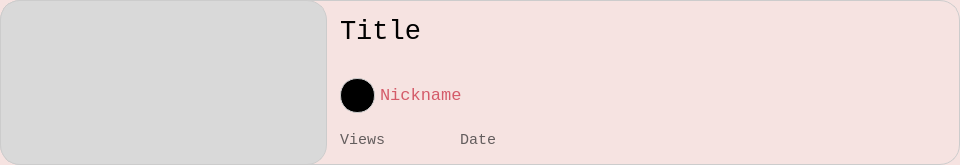
<?xml version="1.0" encoding="UTF-8"?>
<ui version="4.0">
 <class>video</class>
 <widget class="QDialog" name="video">
  <property name="geometry">
   <rect>
    <x>0</x>
    <y>0</y>
    <width>960</width>
    <height>165</height>
   </rect>
  </property>
  <property name="sizePolicy">
   <sizepolicy hsizetype="Fixed" vsizetype="Fixed">
    <horstretch>0</horstretch>
    <verstretch>0</verstretch>
   </sizepolicy>
  </property>
  <property name="windowTitle">
   <string>Dialog</string>
  </property>
  <property name="autoFillBackground">
   <bool>false</bool>
  </property>
  <property name="styleSheet">
   <string notr="true">border-radius: 20px;
border: 1px solid #ccc;
background: #f6e3e1</string>
  </property>
  <widget class="QLabel" name="thumnbnail">
   <property name="geometry">
    <rect>
     <x>0</x>
     <y>0</y>
     <width>327</width>
     <height>165</height>
    </rect>
   </property>
   <property name="font">
    <font>
     <family>Liberation Mono</family>
     <pointsize>26</pointsize>
    </font>
   </property>
   <property name="autoFillBackground">
    <bool>false</bool>
   </property>
   <property name="styleSheet">
    <string notr="true">border-radius: 20px;
border: 1px solid #ccc;
background: #d9d9d9</string>
   </property>
   <property name="text">
    <string/>
   </property>
  </widget>
  <widget class="QLabel" name="avatar">
   <property name="geometry">
    <rect>
     <x>340</x>
     <y>78</y>
     <width>35</width>
     <height>35</height>
    </rect>
   </property>
   <property name="styleSheet">
    <string notr="true">border-radius: 17px;
border: 1px solid #ccc;
background: #000000
</string>
   </property>
   <property name="text">
    <string/>
   </property>
  </widget>
  <widget class="QLabel" name="title">
   <property name="geometry">
    <rect>
     <x>340</x>
     <y>16</y>
     <width>211</width>
     <height>31</height>
    </rect>
   </property>
   <property name="font">
    <font>
     <family>Liberation Mono</family>
     <pointsize>20</pointsize>
    </font>
   </property>
   <property name="styleSheet">
    <string notr="true">border: 0px;
background: rgba(0, 0, 0, 0)</string>
   </property>
   <property name="text">
    <string>Title</string>
   </property>
  </widget>
  <widget class="QLabel" name="nickname">
   <property name="geometry">
    <rect>
     <x>380</x>
     <y>85</y>
     <width>151</width>
     <height>20</height>
    </rect>
   </property>
   <property name="font">
    <font>
     <family>Liberation Mono</family>
     <pointsize>13</pointsize>
    </font>
   </property>
   <property name="contextMenuPolicy">
    <enum>Qt::NoContextMenu</enum>
   </property>
   <property name="styleSheet">
    <string notr="true">border: 0px;
background: rgba(0, 0, 0, 0);
color: #D45B69;</string>
   </property>
   <property name="text">
    <string>Nickname</string>
   </property>
  </widget>
  <widget class="QLabel" name="views">
   <property name="geometry">
    <rect>
     <x>340</x>
     <y>130</y>
     <width>111</width>
     <height>20</height>
    </rect>
   </property>
   <property name="font">
    <font>
     <family>Liberation Mono</family>
     <pointsize>11</pointsize>
    </font>
   </property>
   <property name="styleSheet">
    <string notr="true">border: 0px;
background: rgba(0, 0, 0, 0);
color: #635D5D;</string>
   </property>
   <property name="text">
    <string>Views</string>
   </property>
  </widget>
  <widget class="QLabel" name="date">
   <property name="geometry">
    <rect>
     <x>460</x>
     <y>130</y>
     <width>91</width>
     <height>20</height>
    </rect>
   </property>
   <property name="font">
    <font>
     <family>Liberation Mono</family>
     <pointsize>11</pointsize>
    </font>
   </property>
   <property name="styleSheet">
    <string notr="true">border: 0px;
background: rgba(0, 0, 0, 0);
color: #635D5D;</string>
   </property>
   <property name="text">
    <string>Date</string>
   </property>
  </widget>
  <widget class="QPushButton" name="etc">
   <property name="geometry">
    <rect>
     <x>905</x>
     <y>15</y>
     <width>41</width>
     <height>41</height>
    </rect>
   </property>
   <property name="styleSheet">
    <string notr="true">border: none;</string>
   </property>
   <property name="text">
    <string/>
   </property>
  </widget>
 </widget>
 <resources/>
 <connections/>
</ui>
